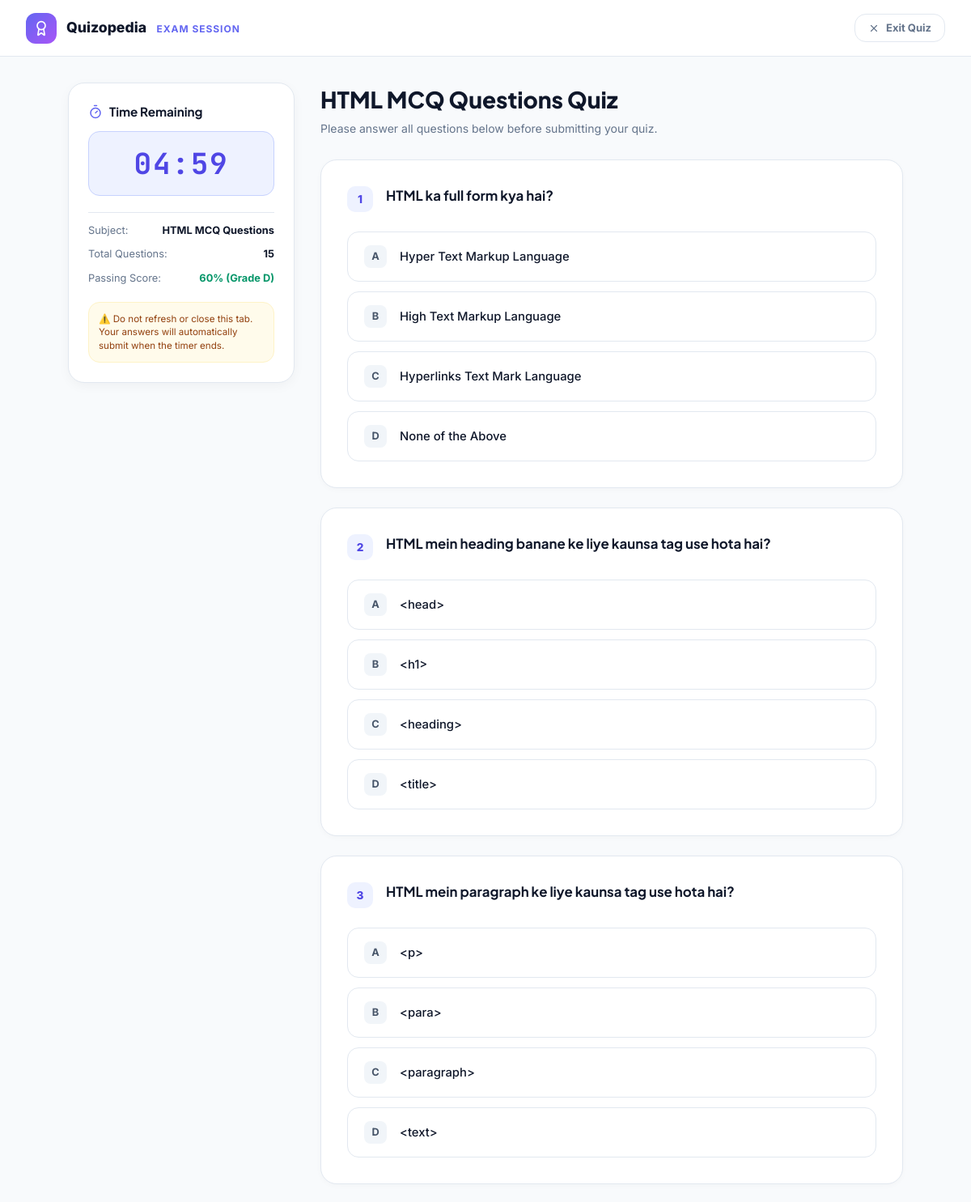
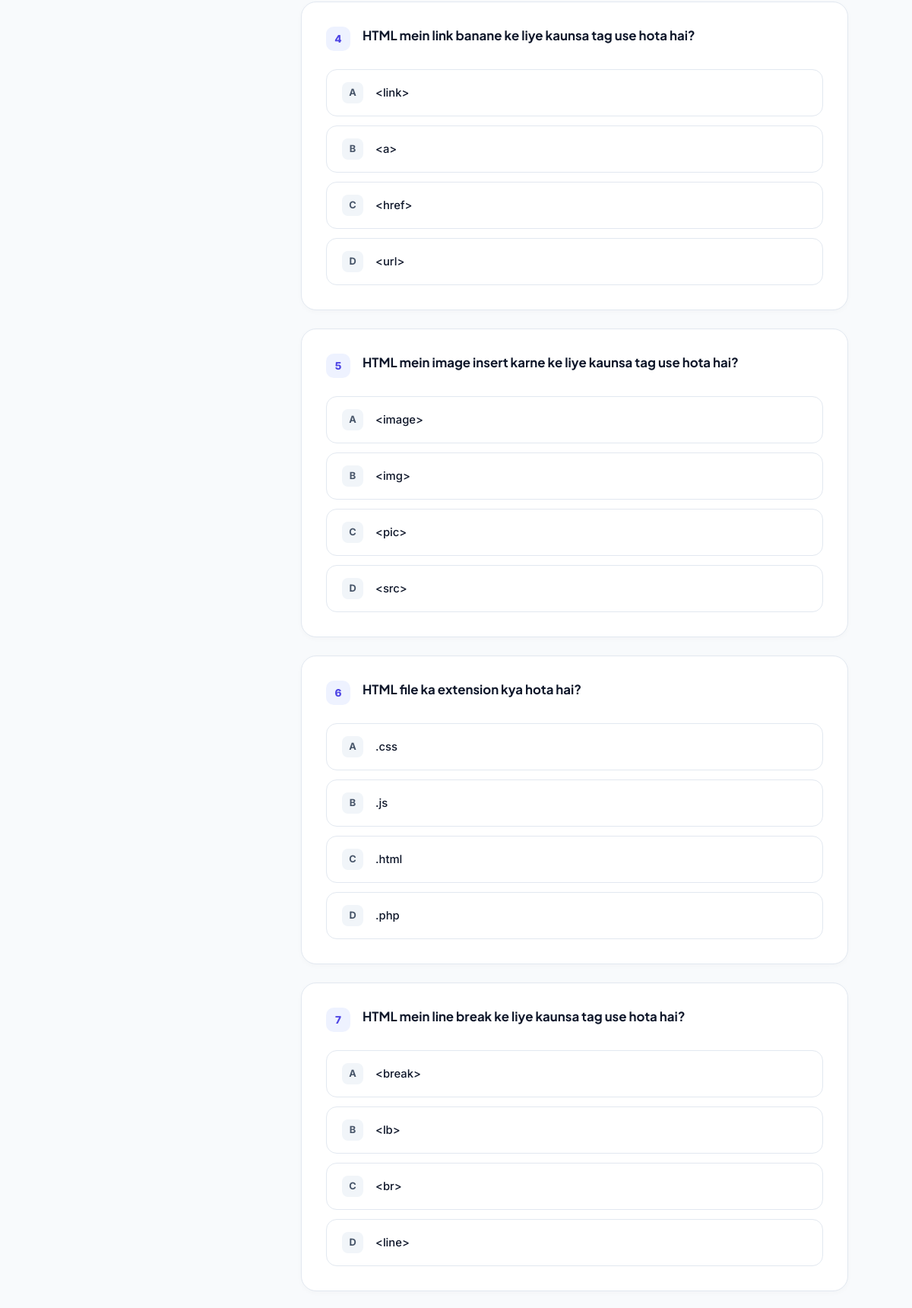
The page /quiz/6/ (signed in, upper part) on the database its author committed (2 pictures, top to bottom).
### user/models.py (models this page shows, shortened)
class Subject(models.Model):
    id = models.BigAutoField(primary_key=True)
    name = models.CharField(max_length=150, unique=True, verbose_name="Subject Name")
    description = models.TextField(blank=True, verbose_name="Description")
    created_at = models.DateTimeField(auto_now_add=True, verbose_name="Created At")
    updated_at = models.DateTimeField(auto_now=True, verbose_name="Updated At")
    class Meta:
        ordering = ['name']
        verbose_name = 'Subject'
        verbose_name_plural = 'Subjects'
        constraints = [
            models.UniqueConstraint(
                Lower('name'),
                name='unique_subject_name_case_insensitive'
            )
        ]

class Question(models.Model):
    QUESTION_TYPE_CHOICES = [
        ('qna', 'Question & Answer'),
        ('mcq', '4 Option MCQ'),
    ]
    subject = models.ForeignKey(Subject, on_delete=models.CASCADE, related_name='questions')
    question_type = models.CharField(max_length=3, choices=QUESTION_TYPE_CHOICES, default='qna')
    question_text = models.TextField()
    option_a = models.CharField(max_length=255, default="")
    option_b = models.CharField(max_length=255, default="")
    option_c = models.CharField(max_length=255, default="")
    option_d = models.CharField(max_length=255, default="")
    correct_option = models.CharField(
        max_length=1,
        choices=[('A', 'Option A'), ('B', 'Option B'), ('C', 'Option C'), ('D', 'Option D')],
        default='A'
    )
    @property
    def is_mcq(self):
        return self.question_type == 'mcq'

### user/views.py (the view, shortened to what this page needs)
# urls.py: path('quiz/<int:subject_id>/', views.quiz_attempt, name='quiz_attempt'),
@student_required
def quiz_attempt(request, subject_id):
    student = get_object_or_404(Student, user=request.user)
    subject = get_object_or_404(Subject, id=subject_id)
    questions = Question.objects.filter(subject=subject).order_by('id')
    return render(request, 'quiz_attempt.html', {
        'student': student,
        'subject': subject,
        'questions': questions,
        'total_questions': questions.count(),
    })

### adminpanel/context_processors.py (called while the page is built, shortened)
def pending_approvals_count(request):
    return {
        'pending_approvals_count': 0,
        'sidebar_mcq_count': 0,
        'sidebar_qna_count': 0,
        'new_contacts_count': 0,
    }

### user/templates/quiz_attempt.html (shortened to what this page needs)
{% load static %}
<!DOCTYPE html>
<html lang="en">
<head>
</head>
<body>
  <header class="exam-nav">
    <div class="exam-brand">
      <div class="exam-brand-badge">
        <i data-lucide="award" style="width:20px;height:20px;"></i>
      </div>
      <div>
        <span style="font-weight: 800; font-size: 1.1rem; color: var(--text-main);">Quizopedia</span>
        <span style="font-size: 0.75rem; color: var(--primary); font-weight: 700; text-transform: uppercase; margin-left: 0.5rem; letter-spacing: 0.08em;">Exam Session</span>
      </div>
    </div>
    <a href="{% url 'dashboard' %}" class="btn btn-outline" style="padding: 0.45rem 1rem; font-size: 0.8125rem;">
      <i data-lucide="x" style="width: 14px; height: 14px;"></i>
      <span>Exit Quiz</span>
    </a>
  </header>
  <div class="exam-container">
    <aside class="timer-card">
      <div style="display: flex; align-items: center; gap: 0.5rem; margin-bottom: 0.5rem;">
        <i data-lucide="timer" style="width: 18px; height: 18px; color: var(--primary);"></i>
        <h2 style="font-size: 0.95rem; font-weight: 700;">Time Remaining</h2>
      </div>
      <div class="timer-display" id="timerDisplay">05:00</div>
      <div style="display: flex; flex-direction: column; gap: 0.65rem; font-size: 0.8rem; color: var(--text-muted); padding-top: 0.75rem; border-top: 1px solid var(--border);">
        <div style="display: flex; justify-content: space-between;">
          <span>Subject:</span>
          <strong style="color: var(--text-main);">{{ subject.name }}</strong>
        </div>
        <div style="display: flex; justify-content: space-between;">
          <span>Total Questions:</span>
          <strong style="color: var(--text-main);">{{ total_questions }}</strong>
        </div>
        <div style="display: flex; justify-content: space-between;">
          <span>Passing Score:</span>
          <strong style="color: #059669;">60% (Grade D)</strong>
        </div>
      </div>
      <div style="margin-top: 1.25rem; padding: 0.75rem; border-radius: var(--radius-md); background: #fffbeb; border: 1px solid #fef3c7; font-size: 0.725rem; color: #92400e; line-height: 1.4;">
        ⚠️ Do not refresh or close this tab. Your answers will automatically submit when the timer ends.
      </div>
    </aside>
    <main>
      <div style="margin-bottom: 1.75rem;">
        <h1 style="font-size: 1.75rem; font-weight: 800; color: var(--text-main); margin-bottom: 0.25rem;">
          {{ subject.name }} Quiz
        </h1>
        <p style="font-size: 0.875rem; color: var(--text-muted);">
          {{ subject.description|default:"Please answer all questions below before submitting your quiz." }}
        </p>
      </div>
      <form method="POST" id="quizForm">
        {% for question in questions %}
        <div class="question-card">
          <div class="question-header">
            <div class="q-number-badge">{{ forloop.counter }}</div>
            <div style="flex: 1;">
              <h3 style="font-size: 1.05rem; font-weight: 700; color: var(--text-main); line-height: 1.4;">
                {{ question.question_text }}
              </h3>
            </div>
          </div>
          {% if question.is_mcq %}
          <div class="mcq-group">
            <label class="mcq-option">
              <span class="mcq-letter">A</span>
              <span class="mcq-text">{{ question.option_a }}</span>
            </label>
            <label class="mcq-option">
              <span class="mcq-letter">B</span>
              <span class="mcq-text">{{ question.option_b }}</span>
            </label>
            <label class="mcq-option">
              <span class="mcq-letter">C</span>
              <span class="mcq-text">{{ question.option_c }}</span>
            </label>
            <label class="mcq-option">
              <span class="mcq-letter">D</span>
              <span class="mcq-text">{{ question.option_d }}</span>
            </label>
          </div>
          {% endif %}
        </div>
        {% endfor %}
      </form>
    </main>
  </div>
</body>
</html>

### user/templates/quiz_attempt.html (style rules this page uses)
:root { --primary: #6366f1; --primary-hover: #4f46e5; --primary-glow: rgba(99, 102, 241, 0.25); --bg-canvas: #f8fafc; --bg-card: #ffffff; --border: #e2e8f0; --border-focus: #6366f1; --text-main: #0f172a; --text-muted: #64748b; --radius-md: 14px; --radius-xl: 20px; }
*, *::before, *::after { margin: 0; padding: 0; box-sizing: border-box; }
body { font-family: 'Inter', system-ui, sans-serif; background: var(--bg-canvas); color: var(--text-main); min-height: 100vh; line-height: 1.5; -webkit-font-smoothing: antialiased; }
h1, h2, h3 { font-family: 'Plus Jakarta Sans', system-ui, sans-serif; font-weight: 700; color: var(--text-main); }
a { text-decoration: none; color: inherit; }
.exam-nav { height: 70px; background: #ffffff; border-bottom: 1px solid var(--border); position: sticky; top: 0; z-index: 50; display: flex; align-items: center; justify-content: space-between; padding: 0 2rem; }
.exam-brand { display: flex; align-items: center; gap: 0.75rem; }
.exam-brand-badge { width: 38px; height: 38px; border-radius: 12px; background: linear-gradient(135deg, #6366f1 0%, #a855f7 100%); display: flex; align-items: center; justify-content: center; color: white; }
.exam-container { max-width: 1080px; margin: 2rem auto 4rem; padding: 0 1.5rem; display: grid; grid-template-columns: 280px 1fr; gap: 2rem; align-items: start; }
.timer-card { background: #ffffff; border: 1px solid var(--border); border-radius: var(--radius-xl); padding: 1.5rem; position: sticky; top: 90px; box-shadow: 0 4px 16px -2px rgba(15, 23, 42, 0.05); }
.timer-display { font-family: 'JetBrains Mono', monospace; font-size: 2.25rem; font-weight: 700; color: #4f46e5; text-align: center; padding: 0.75rem; background: #eef2ff; border: 1px solid #c7d2fe; border-radius: var(--radius-md); margin: 0.75rem 0 1.25rem; letter-spacing: 0.05em; }
.question-card { background: #ffffff; border: 1px solid var(--border); border-radius: var(--radius-xl); padding: 2rem; margin-bottom: 1.5rem; box-shadow: 0 2px 10px -2px rgba(15, 23, 42, 0.04); transition: border-color 0.2s ease; }
.question-header { display: flex; align-items: flex-start; gap: 1rem; margin-bottom: 1.5rem; }
.q-number-badge { width: 32px; height: 32px; border-radius: 10px; background: #eef2ff; color: #4f46e5; font-weight: 800; font-size: 0.85rem; display: flex; align-items: center; justify-content: center; flex-shrink: 0; }
.mcq-group { display: flex; flex-direction: column; gap: 0.75rem; }
.mcq-option { display: flex; align-items: center; gap: 1rem; padding: 1rem 1.25rem; border-radius: var(--radius-md); border: 1.5px solid var(--border); background: #ffffff; cursor: pointer; transition: all 0.2s ease; user-select: none; }
.mcq-letter { width: 28px; height: 28px; border-radius: 8px; background: #f1f5f9; color: #475569; font-weight: 700; font-size: 0.8rem; display: flex; align-items: center; justify-content: center; flex-shrink: 0; transition: all 0.2s ease; }
.mcq-text { font-size: 0.925rem; font-weight: 500; color: var(--text-main); }
.btn { display: inline-flex; align-items: center; justify-content: center; gap: 0.5rem; padding: 0.75rem 1.5rem; border-radius: var(--radius-md); font-size: 0.875rem; font-weight: 700; cursor: pointer; transition: all 0.2s ease; border: 1px solid transparent; }
.btn-outline { background: white; color: var(--text-muted); border-color: var(--border); }

### rows shown on the page
Subject: name "HTML MCQ Questions", description "Please answer all questions below before submitting your quiz."
Question: question_text "HTML ka full form kya hai?", option_a "Hyper Text Markup Language", option_b "High Text Markup Language", option_c "Hyperlinks Text Mark Language", option_d "None of the Above"
Question: question_text "HTML mein heading banane ke liye kaunsa tag use hota hai?", option_a "<head>", option_b "<h1>", option_c "<heading>", option_d "<title>"
Question: question_text "HTML mein paragraph ke liye kaunsa tag use hota hai?", option_a "<p>", option_b "<para>", option_c "<paragraph>", option_d "<text>"
Question: question_text "HTML mein link banane ke liye kaunsa tag use hota hai?", option_a "<link>", option_b "<a>", option_c "<href>", option_d "<url>"
Question: question_text "HTML mein image insert karne ke liye kaunsa tag use hota hai?", option_a "<image>", option_b "<img>", option_c "<pic>", option_d "<src>"
Question: question_text "HTML file ka extension kya hota hai?", option_a ".css", option_b ".js", option_c ".html", option_d ".php"
Question: question_text "HTML mein line break ke liye kaunsa tag use hota hai?", option_a "<break>", option_b "<lb>", option_c "<br>", option_d "<line>"

### other values the page prints
{{ total_questions }} "15"
